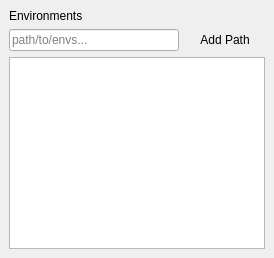
                            <widget class="QWidget" name="environments_page">
                             <layout class="QVBoxLayout" name="verticalLayout_34">
                              <property name="spacing">
                               <number>0</number>
                              </property>
                              <property name="leftMargin">
                               <number>0</number>
                              </property>
                              <property name="topMargin">
                               <number>0</number>
                              </property>
                              <property name="rightMargin">
                               <number>0</number>
                              </property>
                              <property name="bottomMargin">
                               <number>0</number>
                              </property>
                              <item>
                               <widget class="QFrame" name="frame_8">
                                <property name="frameShape">
                                 <enum>QFrame::NoFrame</enum>
                                </property>
                                <property name="frameShadow">
                                 <enum>QFrame::Plain</enum>
                                </property>
                                <layout class="QVBoxLayout" name="verticalLayout_12">
                                 <property name="spacing">
                                  <number>0</number>
                                 </property>
                                 <property name="leftMargin">
                                  <number>0</number>
                                 </property>
                                 <property name="topMargin">
                                  <number>0</number>
                                 </property>
                                 <property name="rightMargin">
                                  <number>0</number>
                                 </property>
                                 <property name="bottomMargin">
                                  <number>0</number>
                                 </property>
                                 <item>
                                  <widget class="QFrame" name="frame_9">
                                   <property name="frameShape">
                                    <enum>QFrame::NoFrame</enum>
                                   </property>
                                   <property name="frameShadow">
                                    <enum>QFrame::Raised</enum>
                                   </property>
                                   <layout class="QVBoxLayout" name="verticalLayout_11">
                                    <item>
                                     <widget class="QLabel" name="label_4">
                                      <property name="styleSheet">
                                       <string notr="true">font: 26pt &quot;Segoe UI&quot;;</string>
                                      </property>
                                      <property name="lineWidth">
                                       <number>0</number>
                                      </property>
                                      <property name="text">
                                       <string>Environments</string>
                                      </property>
                                     </widget>
                                    </item>
                                    <item>
                                     <widget class="QFrame" name="frame_14">
                                      <property name="frameShape">
                                       <enum>QFrame::NoFrame</enum>
                                      </property>
                                      <property name="frameShadow">
                                       <enum>QFrame::Raised</enum>
                                      </property>
                                      <layout class="QHBoxLayout" name="horizontalLayout_7">
                                       <property name="leftMargin">
                                        <number>0</number>
                                       </property>
                                       <property name="topMargin">
                                        <number>0</number>
                                       </property>
                                       <property name="rightMargin">
                                        <number>0</number>
                                       </property>
                                       <property name="bottomMargin">
                                        <number>0</number>
                                       </property>
                                       <item>
                                        <widget class="QLineEdit" name="env_path">
                                         <property name="placeholderText">
                                          <string>path/to/envs...</string>
                                         </property>
                                        </widget>
                                       </item>
                                       <item>
                                        <widget class="QPushButton" name="add_path">
                                         <property name="text">
                                          <string>Add Path</string>
                                         </property>
                                         <property name="flat">
                                          <bool>true</bool>
                                         </property>
                                        </widget>
                                       </item>
                                      </layout>
                                     </widget>
                                    </item>
                                    <item>
                                     <widget class="QTreeView" name="env_view"/>
                                    </item>
                                   </layout>
                                  </widget>
                                 </item>
                                </layout>
                               </widget>
                              </item>
                             </layout>
                            </widget>
